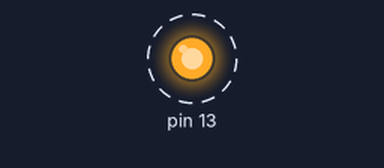
Recording of a sketch running on a simulated Arduino Uno, built with avr-gcc and run on an emulated ATmega328P. Parts: output pins drawn as LEDs (lit = HIGH). Dashed ring = blinking.

Above: at 10.15 s.
Timing chart, 0 to 13.5 s (numbered marks = the images above):
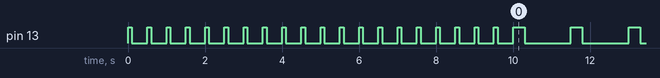

Measured:
- by itself, pin 13: goes 19 × (LOW 0.40 s, HIGH 0.10 s), LOW 0.40 s, 79 × (HIGH 0.30 s, LOW 1.2 s), HIGH 0.30 s, then LOW

The sketch:

BlinkQuickly.ino
```cpp
void setup() {
  pinMode(13, OUTPUT);
  blinkQuickly();
}

void blinkQuickly() {
  for (int i=0; i<=19; i++) {
    digitalWrite(13, HIGH);
    delay(100);
    digitalWrite(13, LOW);
    delay(400);
  }
}

// the loop function runs over and over again forever
void loop() {
  digitalWrite(13, HIGH);
  delay(300);
  digitalWrite(13, LOW);
  delay(1200);
}
```
